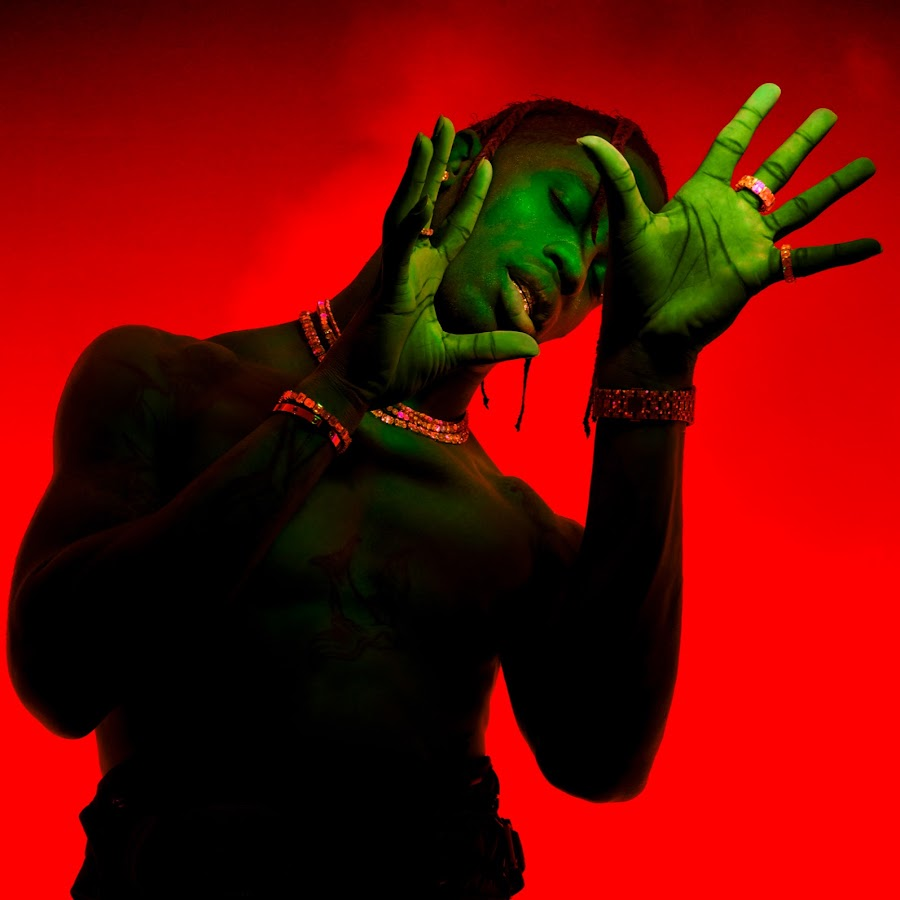
#> input picture PYTHON_LAB9/travis1.jpg, 900 x 900 px
$ python prelucrare_imagini_2.py
#> lines starting #> are read from the running program, lines starting #| are printed output that depends on the picture; after the words box and inside, x2 and y2 are one past the last pixel; in counts of white or black regions, pixels touching at a corner belong together
import cv2

img=cv2.imread("travis1.jpg",1)
#> img is the input picture: shape (900, 900, 3); mean B, G, R 1.2, 8.8, 111
img=cv2.resize(img,(0,0),fx=0.5,fy=0.5)
#> img: shape (450, 450, 3)
cv2.imshow("Original",img)

img2=cv2.cvtColor(img,cv2.COLOR_RGB2GRAY)
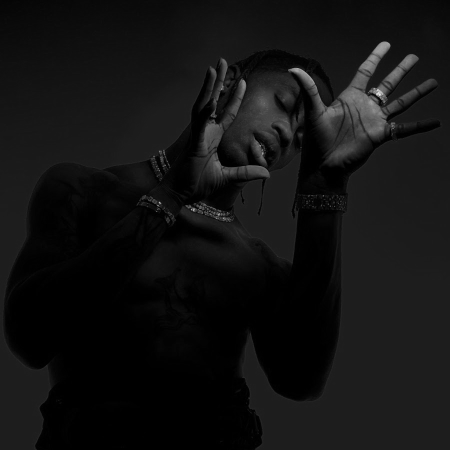
#> img2: shape (450, 450); min 0, max 231, mean 18.2
cv2.imshow("Gray",img2)

img3=cv2.Canny(img,100,100)
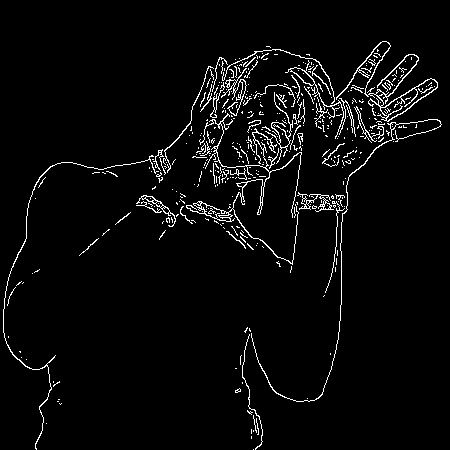
#> img3: shape (450, 450); 3.8% white in thin lines or dots, all inside (x1, y1, x2, y2) = (3, 41, 442, 450)
cv2.imshow("Contour",img3)

(thresh,img4)=cv2.threshold(img2,30,255,cv2.THRESH_BINARY)
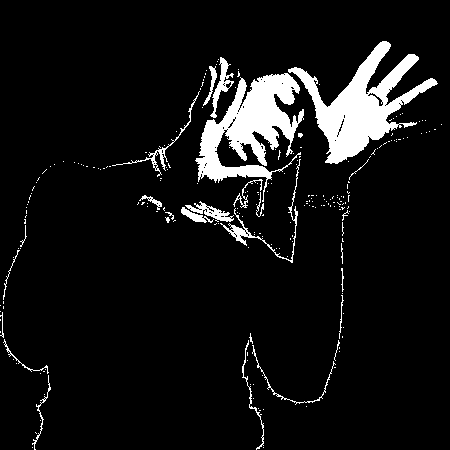
#> img4: shape (450, 450); 7.8% white; 230 white regions (205 under 20 px), largest, box (x1, y1, x2, y2) and area: (288, 41, 438, 164) 6182, (195, 73, 304, 202) 5961, (220, 159, 301, 263) 538
cv2.imshow("blackandwhite",img4)


cv2.waitKey(0)
cv2.destroyAllWindows()
